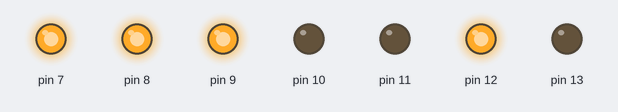
The sketch below on a simulated Arduino Uno, built with avr-gcc and run on an emulated ATmega328P. On the bench: output pins drawn as LEDs (lit = HIGH). Pins used as bus, display or sensor lines are not drawn.

Above: at 0.5 s.
At 1.5 s:
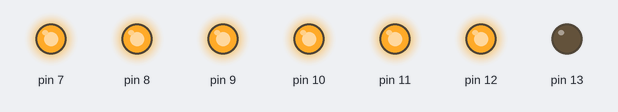
At 3.5 s:
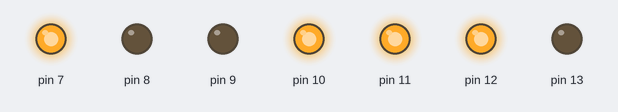
At 6.5 s:
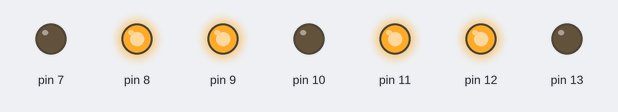
At 12.0 s:
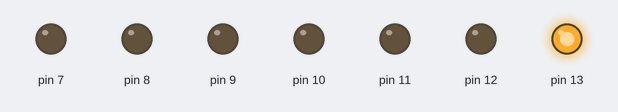
At 16.5 s:
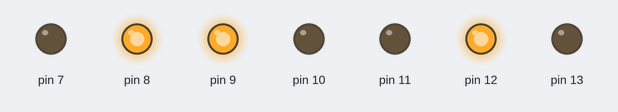
Timing chart, 0 to 18.2 s (numbered marks = the images above):
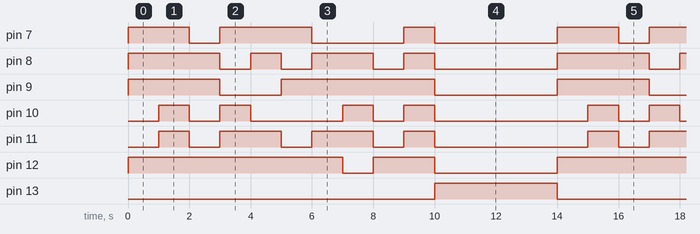

Measured:
- by itself, pin 7: repeats every 14.0 s: LOW 1.0 s, HIGH 3.0 s, LOW 3.0 s, HIGH 1.0 s, LOW 4.0 s, HIGH 2.0 s
- by itself, pin 8: repeats every 14.0 s: LOW 1.0 s, HIGH 1.0 s, LOW 1.0 s, HIGH 2.0 s, LOW 1.0 s, HIGH 1.0 s, LOW 4.0 s, HIGH 3.0 s
- by itself, pin 9: repeats every 14.0 s: LOW 2.0 s, HIGH 5.0 s, LOW 4.0 s, HIGH 3.0 s
- by itself, pin 10: repeats every 14.0 s: LOW 1.0 s, HIGH 1.0 s, LOW 3.0 s, HIGH 1.0 s, LOW 1.0 s, HIGH 1.0 s, LOW 5.0 s, HIGH 1.0 s
- by itself, pin 11: repeats every 14.0 s: 2 × (LOW 1.0 s, HIGH 2.0 s), LOW 1.0 s, HIGH 1.0 s, LOW 5.0 s, HIGH 1.0 s
- by itself, pin 12: repeats every 14.0 s: LOW 1.0 s, HIGH 2.0 s, LOW 4.0 s, HIGH 7.0 s
- by itself, pin 13: alternates HIGH for 4.0 s and LOW for 10.0 s

The sketch:

7seg.ino
```cpp
// (licence header left out)
byte firstPin = 6;
// Define the LED digit patters, from 0 - 9
// Note that these patterns are for common cathode displays
// For common anode displays, change the 1's to 0's and 0's to 1's
// 1 = LED on, 0 = LED off, in this order:
//                    Arduino pin: 6,7,8,9,10,11,12
//                                 g f a b  e  d  c
byte seven_seg_digits[11][7] = { { 0,1,1,1, 1, 1, 1 },  // = 0
                                 { 0,0,0,1, 0, 0, 1 },  // = 1
                                 { 1,0,1,1, 1, 1, 0 },  // = 2
                                 { 1,0,1,1, 0, 1, 1 },  // = 3
                                 { 1,1,0,1, 0, 0, 1 },  // = 4
                                 { 1,1,1,0, 0, 1, 1 },  // = 5
                                 { 1,1,0,0, 1, 1, 1 },  // = 6
                                 { 0,0,1,1, 0, 0, 1 },  // = 7
                                 { 1,1,1,1, 1, 1, 1 },  // = 8
                                 { 1,1,1,1, 0, 0, 1 },  // = 9
                                 { 0,0,0,0, 0, 0, 0 }   // = blank
                               };

void setup() {
  pinMode(6, OUTPUT);
  pinMode(7, OUTPUT);
  pinMode(8, OUTPUT);
  pinMode(9, OUTPUT);
  pinMode(10, OUTPUT);
  pinMode(11, OUTPUT);
  pinMode(12, OUTPUT);
  pinMode(13, OUTPUT);
  writeDot(0);  // start with the "dot" off
}

void writeDot(byte dot) {
  digitalWrite(13, dot);
}

void sevenSegWrite(byte digit) {
  byte pin = firstPin;
  for (byte segCount = 0; segCount < 7; ++segCount) {
    digitalWrite(pin, seven_seg_digits[digit][segCount]);
    ++pin;
  }
}

void loop() {
  writeDot(0);
  for (byte count = 10; count > 0; --count) {
    sevenSegWrite(count - 1);
    delay(1000);
  }
  sevenSegWrite(10);
  writeDot(1);
  delay(4000);
}
```
